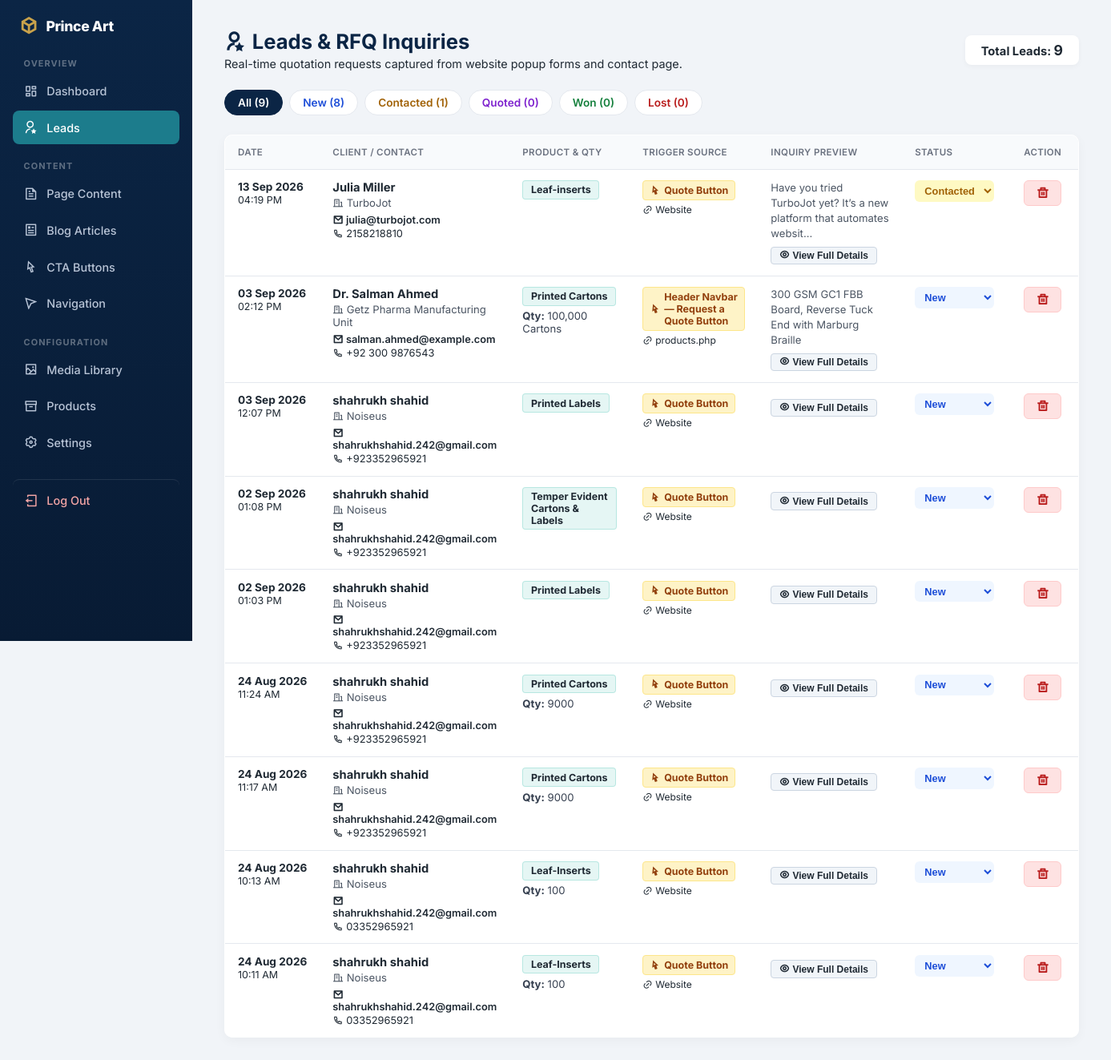
Screenshot of /admin/leads.php (signed in) with the database file from the repository.
### tables this page shows
CREATE TABLE `leads` (
  `id` int(11) NOT NULL AUTO_INCREMENT,
  `name` varchar(150) NOT NULL,
  `company` varchar(150) DEFAULT NULL,
  `email` varchar(150) NOT NULL,
  `phone` varchar(50) DEFAULT NULL,
  `product_type` varchar(150) DEFAULT NULL,
  `quantity` varchar(100) DEFAULT NULL,
  `specifications` text DEFAULT NULL,
  `message` text DEFAULT NULL,
  `source_button` varchar(255) DEFAULT NULL,
  `source_page` varchar(255) DEFAULT NULL,
  `ip_address` varchar(45) DEFAULT NULL,
  `user_agent` varchar(255) DEFAULT NULL,
  `status` enum('new','contacted','quoted','won','lost') NOT NULL DEFAULT 'new',
  `created_at` timestamp NOT NULL DEFAULT current_timestamp(),
  PRIMARY KEY (`id`),
  KEY `idx_leads_status_date` (`status`,`created_at`)
);

### includes/functions.php (called while the page is built, shortened)
<?php
function clean_mojibake(?string $str): string {
    if ($str === null || $str === '') return '';
    static $mojibakeMap = [
        "\xce\x93\xc3\x87\xc3\xb3" => '•',
        "\xce\x93\xc3\x87\xc3\xb4" => '–',
        "\xce\x93\xc3\x87\xc3\xb6" => '—',
        "\xce\x93\xc3\xa4\xc3\xb3" => '™',
        "\xce\x93\xc3\x87\xc3\x96" => '’',
        "\xce\x93\xc3\x87\xc2\xa3" => '“',
        "\xce\x93\xc3\x87\xc2\xa5" => '”',
        "\xc2\xba\xc2\xb0"         => '°',
        'ΓÇó' => '•',
        'ΓÇô' => '–',
        'ΓÇö' => '—',
        'Γäó' => '™',
        'ΓÇÖ' => '’',
        'ΓÇ£' => '“',
        'ΓÇ¥' => '”',
        '┬░'  => '°',
        'гÇó' => '•',
        'гÇô' => '–',
        'гÇö' => '—',
        'гäó' => '™',
        'гÇÖ' => '’',
    ];
    return str_replace(array_keys($mojibakeMap), array_values($mojibakeMap), $str);
}
function h(?string $value): string {
    return htmlspecialchars(clean_mojibake($value), ENT_QUOTES, 'UTF-8');
}

### admin/leads.php (the view, shortened to what this page needs)
<?php
require __DIR__ . '/includes/layout_top.php';
$pdo = get_db();
$filter = $_GET['status'] ?? '';
$statusCounts = [];
foreach (['all' => '', 'new' => 'new', 'contacted' => 'contacted', 'quoted' => 'quoted', 'won' => 'won', 'lost' => 'lost'] as $key => $val) {
    if ($val === '') {
        $statusCounts[$key] = (int)$pdo->query("SELECT COUNT(*) FROM leads")->fetchColumn();
    } else {
        $stmt = $pdo->prepare("SELECT COUNT(*) FROM leads WHERE status = ?");
        $stmt->execute([$val]);
        $statusCounts[$key] = (int)$stmt->fetchColumn();
    }
}
if ($filter && in_array($filter, ['new','contacted','quoted','won','lost'], true)) {
    $stmt = $pdo->prepare("SELECT * FROM leads WHERE status = ? ORDER BY created_at DESC");
    $stmt->execute([$filter]);
} else {
    $stmt = $pdo->query("SELECT * FROM leads ORDER BY created_at DESC");
}
$leads = $stmt->fetchAll();
?>
<div style="display: flex; align-items: center; justify-content: space-between; flex-wrap: wrap; gap: 1rem; margin-bottom: 1.5rem;">
    <div>
        <h1 style="margin: 0 0 0.25rem 0;"><i class="ri-user-star-line text-teal"></i> Leads &amp; RFQ Inquiries</h1>
        <p style="margin: 0; color: var(--text-muted); font-size: 0.9rem;">
            Real-time quotation requests captured from website popup forms and contact page.
        </p>
    </div>
    <div style="background: #ffffff; padding: 0.5rem 1.25rem; border-radius: 8px; border: 1.5px solid var(--border-color); font-size: 0.92rem; font-weight: 700; color: var(--navy-dark); box-shadow: 0 2px 6px rgba(0,0,0,0.04);">
        Total Leads: <span style="color: var(--teal-primary); font-size: 1.1rem;"><?= $statusCounts['all'] ?></span>
    </div>
</div>
<div class="filter-bar" style="display: flex; flex-wrap: wrap; gap: 0.5rem; margin-bottom: 1.5rem;">
    <a href="leads.php" class="<?= !$filter ? 'active' : '' ?>" style="padding: 0.45rem 1rem; border-radius: 20px; font-size: 0.85rem; font-weight: 600;">All (<?= $statusCounts['all'] ?>)</a>
    <a href="leads.php?status=new" class="<?= $filter==='new' ? 'active' : '' ?>" style="padding: 0.45rem 1rem; border-radius: 20px; font-size: 0.85rem; font-weight: 600; color: #1d4ed8;">New (<?= $statusCounts['new'] ?>)</a>
    <a href="leads.php?status=contacted" class="<?= $filter==='contacted' ? 'active' : '' ?>" style="padding: 0.45rem 1rem; border-radius: 20px; font-size: 0.85rem; font-weight: 600; color: #a16207;">Contacted (<?= $statusCounts['contacted'] ?>)</a>
    <a href="leads.php?status=quoted" class="<?= $filter==='quoted' ? 'active' : '' ?>" style="padding: 0.45rem 1rem; border-radius: 20px; font-size: 0.85rem; font-weight: 600; color: #7e22ce;">Quoted (<?= $statusCounts['quoted'] ?>)</a>
    <a href="leads.php?status=won" class="<?= $filter==='won' ? 'active' : '' ?>" style="padding: 0.45rem 1rem; border-radius: 20px; font-size: 0.85rem; font-weight: 600; color: #15803d;">Won (<?= $statusCounts['won'] ?>)</a>
    <a href="leads.php?status=lost" class="<?= $filter==='lost' ? 'active' : '' ?>" style="padding: 0.45rem 1rem; border-radius: 20px; font-size: 0.85rem; font-weight: 600; color: #b91c1c;">Lost (<?= $statusCounts['lost'] ?>)</a>
</div>
<div style="background: #ffffff; border: 1px solid var(--border-color); border-radius: 10px; overflow: hidden; box-shadow: 0 4px 14px rgba(0,0,0,0.04);">
    <div style="overflow-x: auto;">
        <table class="data-table" style="width: 100%; border-collapse: collapse; margin: 0; font-size: 0.88rem;">
            <thead>
                <tr style="background: #f8fafc; border-bottom: 2px solid var(--border-color);">
                    <th style="padding: 0.85rem 1rem; width: 110px; white-space: nowrap;">Date</th>
                    <th style="padding: 0.85rem 1rem; min-width: 180px;">Client / Contact</th>
                    <th style="padding: 0.85rem 1rem; min-width: 150px;">Product &amp; Qty</th>
                    <th style="padding: 0.85rem 1rem; min-width: 160px;">Trigger Source</th>
                    <th style="padding: 0.85rem 1rem; min-width: 180px;">Inquiry Preview</th>
                    <th style="padding: 0.85rem 1rem; width: 130px;">Status</th>
                    <th style="padding: 0.85rem 1rem; width: 100px; text-align: center;">Action</th>
                </tr>
            </thead>
            <tbody>
            <?php foreach ($leads as $lead): ?>
                <?php
                    $leadDataJson = htmlspecialchars(json_encode([
                        'id' => (int)$lead['id'],
                        'name' => $lead['name'] ?? '',
                        'company' => $lead['company'] ?? '',
                        'email' => $lead['email'] ?? '',
                        'phone' => $lead['phone'] ?? '',
                        'product_type' => $lead['product_type'] ?? 'General RFQ',
                        'quantity' => $lead['quantity'] ?? '',
                        'specifications' => $lead['specifications'] ?? '',
                        'message' => $lead['message'] ?? '',
                        'source_button' => $lead['source_button'] ?? 'Request a Quote Button',
                        'source_page' => $lead['source_page'] ?? 'Website',
                        'ip_address' => $lead['ip_address'] ?? '—',
                        'status' => $lead['status'] ?? 'new',
                        'created_at' => date('d M Y, h:i A', strtotime($lead['created_at']))
                    ]), ENT_QUOTES, 'UTF-8');
                ?>
                <tr style="border-bottom: 1px solid var(--border-color); vertical-align: top;">
                    <td style="padding: 0.85rem 1rem; white-space: nowrap;">
                        <strong style="color: var(--navy-dark); font-size: 0.85rem;"><?= h(date('d M Y', strtotime($lead['created_at']))) ?></strong><br>
                        <span style="color: var(--text-muted); font-size: 0.78rem;"><?= h(date('h:i A', strtotime($lead['created_at']))) ?></span>
                    </td>
                    <td style="padding: 0.85rem 1rem;">
                        <strong style="color: var(--navy-dark); font-size: 0.92rem;"><?= h($lead['name']) ?></strong>
                        <?php if (!empty($lead['company'])): ?>
                            <div style="font-size: 0.82rem; color: #4b5563; margin-top: 2px;"><i class="ri-building-line text-muted"></i> <?= h($lead['company']) ?></div>
                        <?php endif; ?>
                        <div style="margin-top: 0.35rem; font-size: 0.8rem; display: flex; flex-direction: column; gap: 2px;">
                            <a href="mailto:<?= h($lead['email']) ?>" style="color: var(--teal-primary); text-decoration: none; font-weight: 600;"><i class="ri-mail-line"></i> <?= h($lead['email']) ?></a>
                            <?php if (!empty($lead['phone'])): ?>
                                <a href="tel:<?= h($lead['phone']) ?>" style="color: var(--text-muted); text-decoration: none;"><i class="ri-phone-line"></i> <?= h($lead['phone']) ?></a>
                            <?php endif; ?>
                        </div>
                    </td>
                    <td style="padding: 0.85rem 1rem;">
                        <span style="display: inline-block; background: rgba(0,168,150,0.1); color: var(--teal-primary); font-size: 0.78rem; font-weight: 700; padding: 0.2rem 0.6rem; border-radius: 4px; border: 1px solid rgba(0,168,150,0.2); margin-bottom: 0.3rem;">
                            <?= h($lead['product_type'] ?: 'General RFQ') ?>
                        </span>
                        <?php if (!empty($lead['quantity'])): ?>
                            <div style="font-size: 0.82rem; color: #374151;"><strong>Qty:</strong> <?= h($lead['quantity']) ?></div>
                        <?php endif; ?>
                    </td>
                    <td style="padding: 0.85rem 1rem;">
                        <div style="display: inline-flex; align-items: center; gap: 0.3rem; background: #fef3c7; color: #92400e; border: 1px solid #fde68a; padding: 0.25rem 0.5rem; border-radius: 4px; font-size: 0.78rem; font-weight: 700; margin-bottom: 0.25rem;">
                            <i class="ri-cursor-line"></i> <?= h($lead['source_button'] ?? 'Quote Button') ?>
                        </div>
                        <?php
                            $pageUrl = $lead['source_page'] ?? 'Website';
                            $cleanPage = basename($pageUrl);
                        ?>
                        <div style="font-size: 0.75rem; color: var(--text-muted);">
                            <i class="ri-link"></i> <?= h($cleanPage) ?>
                        </div>
                    </td>
                    <td style="padding: 0.85rem 1rem; max-width: 220px;">
                        <?php
                            $preview = !empty($lead['specifications']) ? $lead['specifications'] : ($lead['message'] ?? 'No message provided');
                            $truncated = mb_strimwidth($preview, 0, 75, '...');
                        ?>
                        <div style="font-size: 0.82rem; color: #4b5563; line-height: 1.45; margin-bottom: 0.4rem;">
                            <?= h($truncated) ?>
                        </div>
                        <button type="button" onclick="openLeadModal(<?= $leadDataJson ?>)" style="background: #f1f5f9; border: 1px solid #cbd5e1; color: var(--navy-dark); font-size: 0.75rem; font-weight: 600; padding: 0.2rem 0.6rem; border-radius: 4px; cursor: pointer; display: inline-flex; align-items: center; gap: 0.25rem;">
                            <i class="ri-eye-line text-teal"></i> View Full Details
                        </button>
                    </td>
                    <td style="padding: 0.85rem 1rem;">
                        <form method="post" style="margin: 0;">
                            <select name="status" onchange="this.form.submit()" style="font-weight: 700; font-size: 0.8rem; padding: 0.3rem 0.5rem; border-radius: 6px; border: 1px solid var(--border-color); cursor: pointer; background: <?php
                                switch($lead['status']) {
                                    case 'new': echo '#eff6ff; color:#1d4ed8;'; break;
                                    case 'contacted': echo '#fef9c3; color:#a16207;'; break;
                                }
                            ?>">
                                <?php foreach (['new' => 'New', 'contacted' => 'Contacted', 'quoted' => 'Quoted', 'won' => 'Won', 'lost' => 'Lost'] as $k => $label): ?>
                                    <option value="<?= $k ?>" <?= $lead['status'] === $k ? 'selected' : '' ?>><?= $label ?></option>
                                <?php endforeach; ?>
                            </select>
                        </form>
                    </td>
                    <td style="padding: 0.85rem 1rem; text-align: center;">
                        <form method="post" onsubmit="return confirm('Permanently delete this inquiry from <?= addslashes(h($lead['name'])) ?>?');" style="margin: 0; display: inline;">
                            <button type="submit" style="background: #fee2e2; border: 1px solid #fecaca; color: #b91c1c; width: 32px; height: 32px; border-radius: 6px; display: inline-flex; align-items: center; justify-content: center; font-size: 0.95rem; cursor: pointer;" title="Delete Lead">
                                <i class="ri-delete-bin-line"></i>
                            </button>
                        </form>
                    </td>
                </tr>
            <?php endforeach; ?>
            </tbody>
        </table>
    </div>
</div>
<?php require __DIR__ . '/includes/layout_bottom.php'; ?>

### admin/assets/style.css (style rules this page uses)
:root { --navy: #0B2545; --navy-light: #12305C; --teal: #1C7C8C; --gold: #C9A24B; --bg: #F1F4F8; --text: #1F2933; --muted: #6b7280; --border: #E4E8EE; --radius: 10px; }
* { box-sizing: border-box; }
body { margin: 0; font-family: 'Inter', -apple-system, Segoe UI, Roboto, sans-serif; background: var(--bg); color: var(--text); -webkit-font-smoothing: antialiased; }
h1 { font-size: 1.6rem; font-weight: 700; color: var(--navy); margin: 0 0 0.3rem; display: flex; align-items: center; gap: 0.5rem; }
button, .content-form button, form button[type=submit] { background: var(--navy); color: #fff; border: none; padding: 0.75rem 1.4rem; border-radius: 8px; cursor: pointer; font-weight: 600; font-size: 0.9rem; display: inline-flex; align-items: center; gap: 0.4rem; transition: background 0.15s, transform 0.1s; }
.data-table { width: 100%; border-collapse: collapse; background: #fff; border-radius: var(--radius); overflow: hidden; border: 1px solid var(--border); }
.data-table th, .data-table td { padding: 0.85rem 1rem; text-align: left; border-bottom: 1px solid var(--border); font-size: 0.85rem; }
.data-table th { background: #F8FAFC; color: var(--muted); font-weight: 600; text-transform: uppercase; font-size: 0.72rem; letter-spacing: 0.03em; }
.data-table tbody tr:last-child td { border-bottom: none; }
.filter-bar { margin: 0 0 1.25rem; display: flex; gap: 0.5rem; flex-wrap: wrap; }
.filter-bar a { padding: 0.45rem 1rem; border-radius: 999px; background: #fff; border: 1px solid var(--border); color: var(--text); text-decoration: none; font-size: 0.82rem; font-weight: 500; }
.filter-bar a.active { background: var(--navy); color: #fff; border-color: var(--navy); }

### rows the page displays
leads: created_at "13 Sep 2026", created_at "04:19 PM", name "Julia Miller", company "TurboJot", email "julia@turbojot.com", phone "2158218810", product_type "Leaf-inserts", source_button "Quote Button", source_page "Website", truncated "Have you tried TurboJot yet? It’s a new platform that automates websit...", status "Contacted"
leads: created_at "03 Sep 2026", created_at "02:12 PM", name "Dr. Salman Ahmed", company "Getz Pharma Manufacturing Unit", email "salman.ahmed@example.com", phone "+92 300 9876543", product_type "Printed Cartons", quantity "100,000 Cartons", source_button "Header Navbar — Request a Quote Button", source_page "products.php", specifications "300 GSM GC1 FBB Board, Reverse Tuck End with Marburg Braille", status "New"
leads: created_at "03 Sep 2026", created_at "12:07 PM", name "shahrukh shahid", company "Noiseus", email "shahrukhshahid.242@gmail.com", phone "+923352965921", product_type "Printed Labels", source_button "Quote Button", source_page "Website", status "New"
leads: created_at "02 Sep 2026", created_at "01:08 PM", name "shahrukh shahid", company "Noiseus", email "shahrukhshahid.242@gmail.com", phone "+923352965921", product_type "Temper Evident Cartons & Labels", source_button "Quote Button", source_page "Website", status "New"
leads: created_at "02 Sep 2026", created_at "01:03 PM", name "shahrukh shahid", company "Noiseus", email "shahrukhshahid.242@gmail.com", phone "+923352965921", product_type "Printed Labels", source_button "Quote Button", source_page "Website", status "New"
leads: created_at "24 Aug 2026", created_at "11:24 AM", name "shahrukh shahid", company "Noiseus", email "shahrukhshahid.242@gmail.com", phone "+923352965921", product_type "Printed Cartons", quantity "9000", source_button "Quote Button", source_page "Website", status "New"
leads: created_at "24 Aug 2026", created_at "11:17 AM", name "shahrukh shahid", company "Noiseus", email "shahrukhshahid.242@gmail.com", phone "+923352965921", product_type "Printed Cartons", quantity "9000", source_button "Quote Button", source_page "Website", status "New"
leads: created_at "24 Aug 2026", created_at "10:13 AM", name "shahrukh shahid", company "Noiseus", email "shahrukhshahid.242@gmail.com", phone "03352965921", product_type "Leaf-Inserts", quantity "100", source_button "Quote Button", source_page "Website", status "New"
leads: created_at "24 Aug 2026", created_at "10:11 AM", name "shahrukh shahid", company "Noiseus", email "shahrukhshahid.242@gmail.com", phone "03352965921", product_type "Leaf-Inserts", quantity "100", source_button "Quote Button", source_page "Website", status "New"

### other values shown
$statusCounts['all'] "9"
$statusCounts['new'] "8"
$statusCounts['contacted'] "1"
$statusCounts['quoted'] "0"
$statusCounts['won'] "0"
$statusCounts['lost'] "0"
